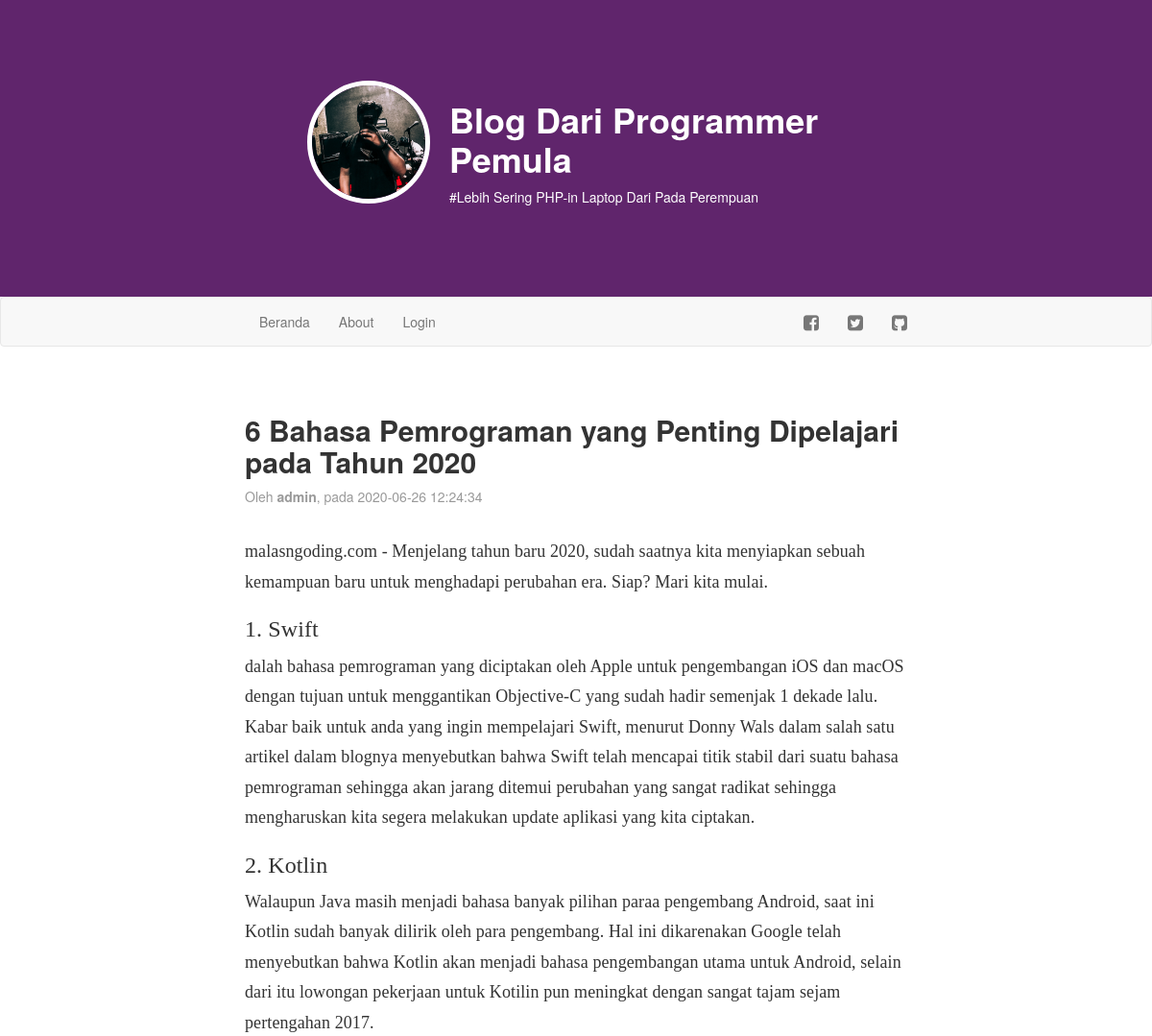
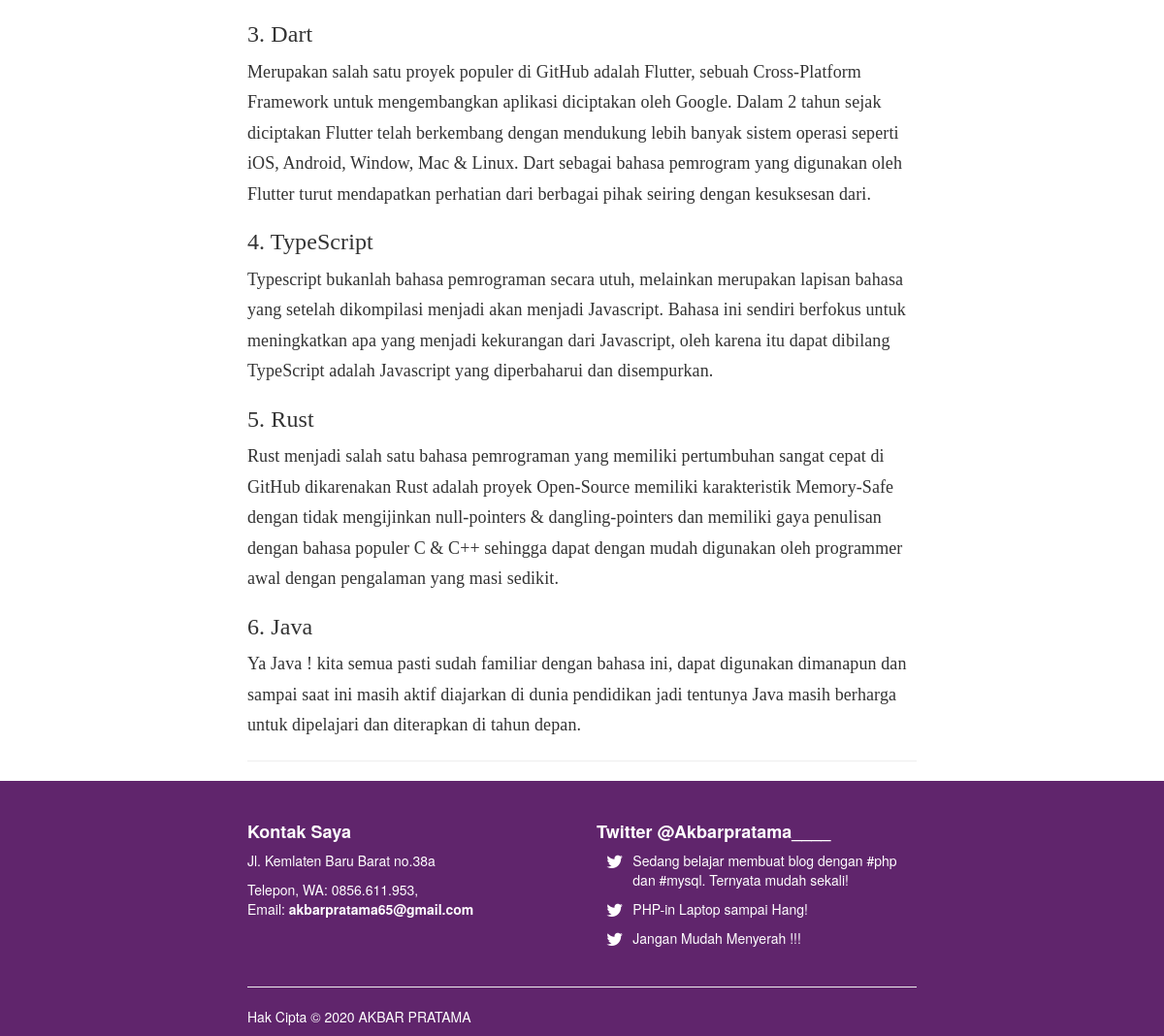
The app's page /artikel.php?id=7 with its own data (2 pictures, top to bottom).
### tables this page shows
CREATE TABLE `artikel` (
  `id` int(11) NOT NULL,
  `judul` varchar(255) NOT NULL,
  `isi` text NOT NULL,
  `tanggal` timestamp NOT NULL DEFAULT CURRENT_TIMESTAMP,
  `penulis` varchar(128) NOT NULL
);

### artikel.php (the view, shortened to what this page needs)
<?php include("konektor.php"); ?>
<!DOCTYPE html>
<html>
    <head>
        <link rel="stylesheet" href="bootstrap/css/bootstrap.css" />
        <link rel="stylesheet" href="bootstrap/css/style.css" />
        <link rel="stylesheet" href="font-awesome/css/font-awesome.css" />
    </head>
    <body>
        <header>
            <?php include("header.php"); ?>
        </header>
        <nav class="navbar navbar-default"><?php include("menu.php"); ?></nav>
        <article>
            <div class="container wrap">
                <div class="row">
                    <div class="col-md-12">
                        <?php
                            if(isset($_GET['id']) && !empty($_GET['id'])){
                                $id = $_GET['id'];
                                $query = mysqli_query($koneksi, "SELECT * FROM artikel WHERE id='$id' ORDER BY tanggal DESC");
                                if(mysqli_num_rows($query) > 0 ){
                                    while($artikel = mysqli_fetch_array($query)){
                                        echo "<div class='artikel-kop'>";
                                        echo "<h2><b>".$artikel['judul']."</b></h2>";
                                        echo "<p class='artikel-tanggal'>Oleh <b>".$artikel['penulis']."</b>, pada ".$artikel['tanggal']."</p>";
                                        echo "</div>";
                                        echo "<div class='artikel-isi'>";
                                        echo $artikel['isi'];
                                        echo "</div><hr/>";
                                    }
                                } else {
                                    include("404.php");
                                }
                            } else {
                                include("404.php");
                            }
                        ?>
                    </div>
                </div>
            </div>
        </article>
        <footer>
            <?php include("footer.php"); ?>
        </footer>
    </body>
</html>

### records on screen
artikel: judul "6 Bahasa Pemrograman yang Penting Dipelajari pada Tahun 2020", penulis "admin", tanggal "2020-06-26 12:24:34", isi "malasngoding.com - Menjelang tahun baru 2020, sudah saatnya kita menyiapkan sebuah kemampuan baru untuk menghadapi perubahan era. Siap? Mari kita mulai. 1. Swift dalah bahasa pemrograman yang diciptakan oleh Apple untuk pengembangan iOS dan macOS dengan tujuan untuk menggantikan Objective-C yang sudah hadir semenjak 1 dekade lalu. Kabar baik untuk anda yang ingin mempelajari Swift, menurut Donny Wals dalam salah satu artikel dalam blognya menyebutkan bahwa Swift telah mencapai titik stabil dari suatu bahasa pemrograman sehingga akan jarang ditemui perubahan yang sangat radikat sehingga mengharuskan kita segera melakukan update aplikasi yang kita ciptakan. 2. Kotlin Walaupun Java masih…"

### other values on screen
Date("Y") "2020"
